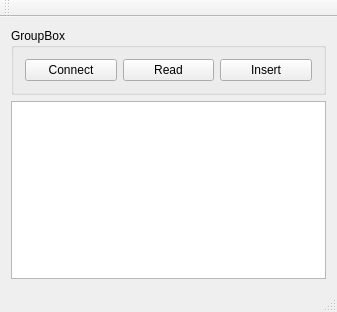
<?xml version="1.0" encoding="UTF-8"?>
<ui version="4.0">
 <class>MainWindow</class>
 <widget class="QMainWindow" name="MainWindow">
  <property name="geometry">
   <rect>
    <x>0</x>
    <y>0</y>
    <width>337</width>
    <height>312</height>
   </rect>
  </property>
  <property name="sizePolicy">
   <sizepolicy hsizetype="Expanding" vsizetype="Expanding">
    <horstretch>0</horstretch>
    <verstretch>0</verstretch>
   </sizepolicy>
  </property>
  <property name="windowTitle">
   <string>MainWindow</string>
  </property>
  <widget class="QWidget" name="centralWidget">
   <layout class="QVBoxLayout" name="verticalLayout_2">
    <item>
     <layout class="QVBoxLayout" name="verticalLayout">
      <item>
       <widget class="QGroupBox" name="gbButtons">
        <property name="title">
         <string>GroupBox</string>
        </property>
        <layout class="QHBoxLayout" name="horizontalLayout_2">
         <item>
          <widget class="QPushButton" name="connectButton">
           <property name="sizePolicy">
            <sizepolicy hsizetype="Preferred" vsizetype="Fixed">
             <horstretch>0</horstretch>
             <verstretch>0</verstretch>
            </sizepolicy>
           </property>
           <property name="text">
            <string>Connect</string>
           </property>
          </widget>
         </item>
         <item>
          <widget class="QPushButton" name="readButton">
           <property name="sizePolicy">
            <sizepolicy hsizetype="Preferred" vsizetype="Fixed">
             <horstretch>0</horstretch>
             <verstretch>0</verstretch>
            </sizepolicy>
           </property>
           <property name="text">
            <string>Read</string>
           </property>
          </widget>
         </item>
         <item>
          <widget class="QPushButton" name="insertButton">
           <property name="sizePolicy">
            <sizepolicy hsizetype="Preferred" vsizetype="Fixed">
             <horstretch>0</horstretch>
             <verstretch>0</verstretch>
            </sizepolicy>
           </property>
           <property name="text">
            <string>Insert</string>
           </property>
          </widget>
         </item>
        </layout>
       </widget>
      </item>
      <item>
       <widget class="QTextEdit" name="textEdit"/>
      </item>
     </layout>
    </item>
   </layout>
  </widget>
  <widget class="QMenuBar" name="menuBar">
   <property name="geometry">
    <rect>
     <x>0</x>
     <y>0</y>
     <width>337</width>
     <height>19</height>
    </rect>
   </property>
  </widget>
  <widget class="QToolBar" name="mainToolBar">
   <attribute name="toolBarArea">
    <enum>TopToolBarArea</enum>
   </attribute>
   <attribute name="toolBarBreak">
    <bool>false</bool>
   </attribute>
  </widget>
  <widget class="QStatusBar" name="statusBar"/>
 </widget>
 <layoutdefault spacing="6" margin="11"/>
 <resources/>
 <connections/>
</ui>
